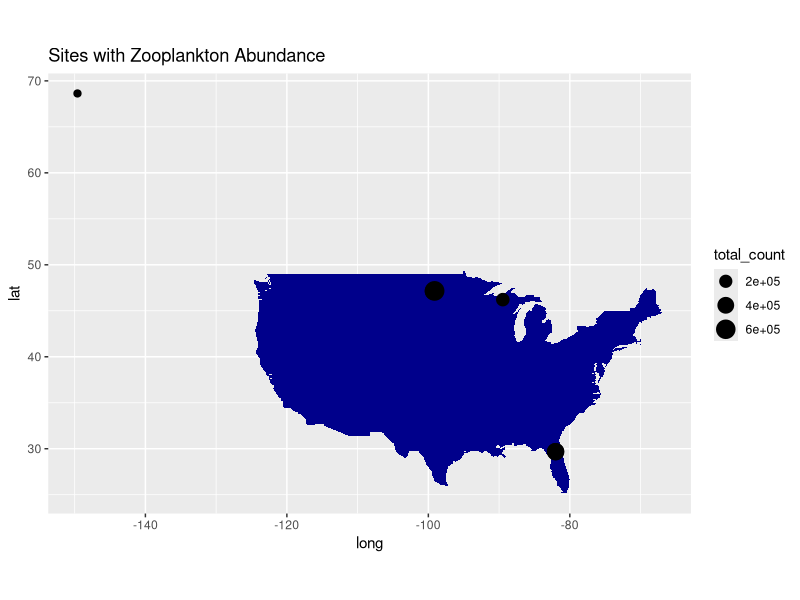
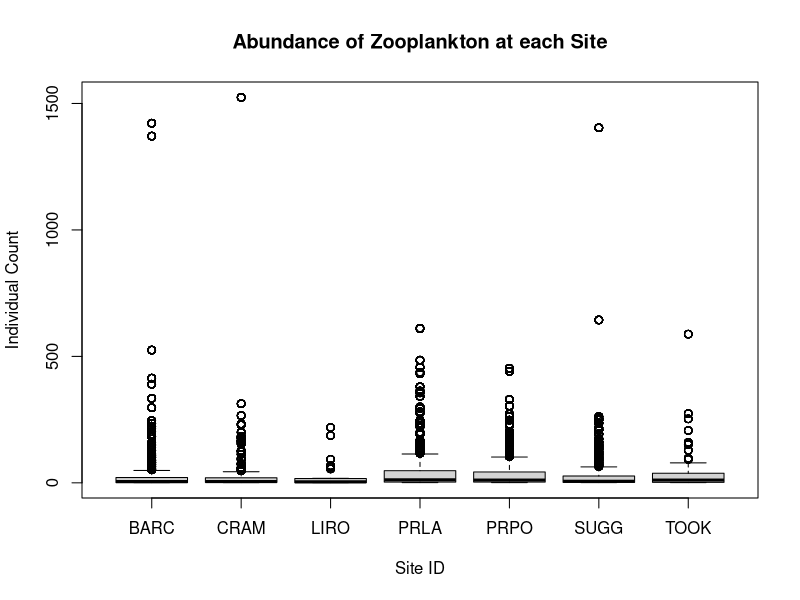
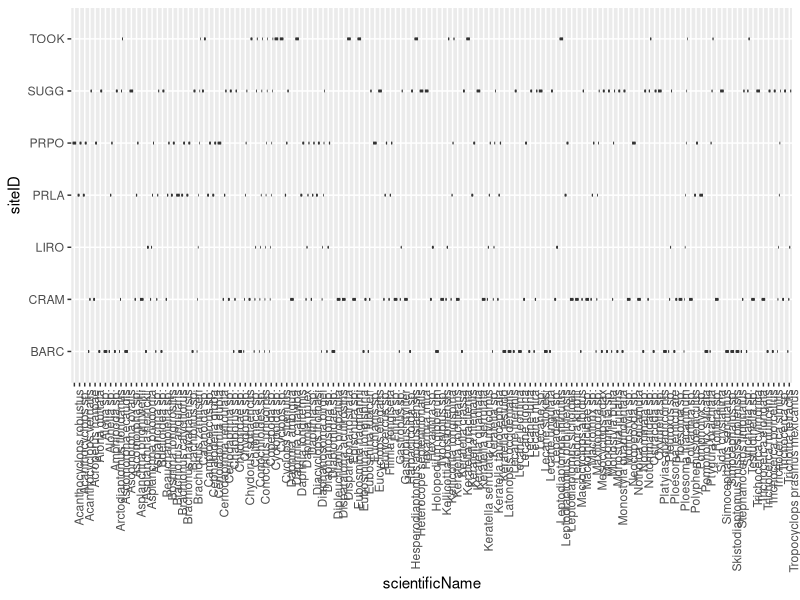
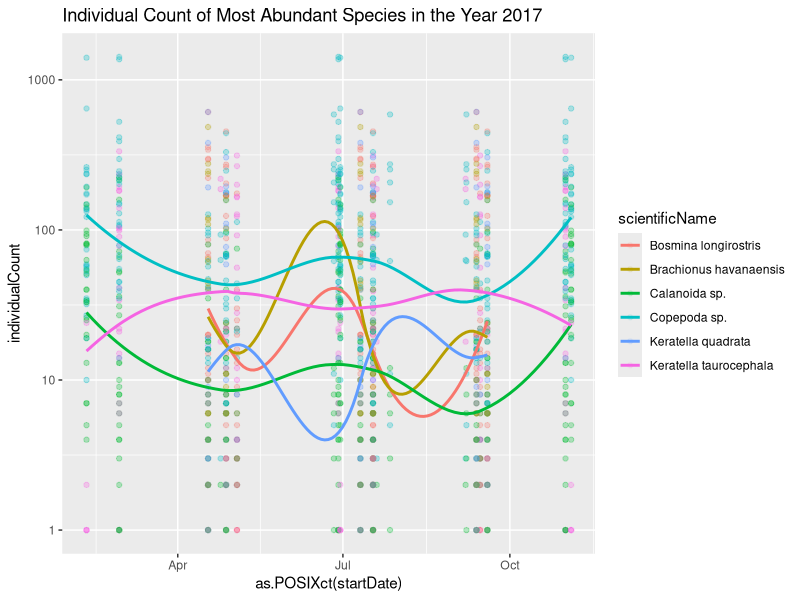
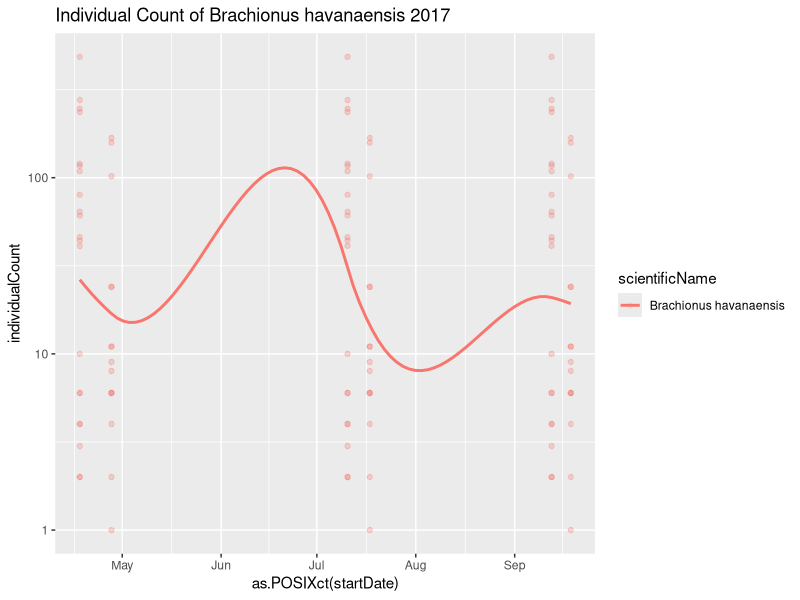
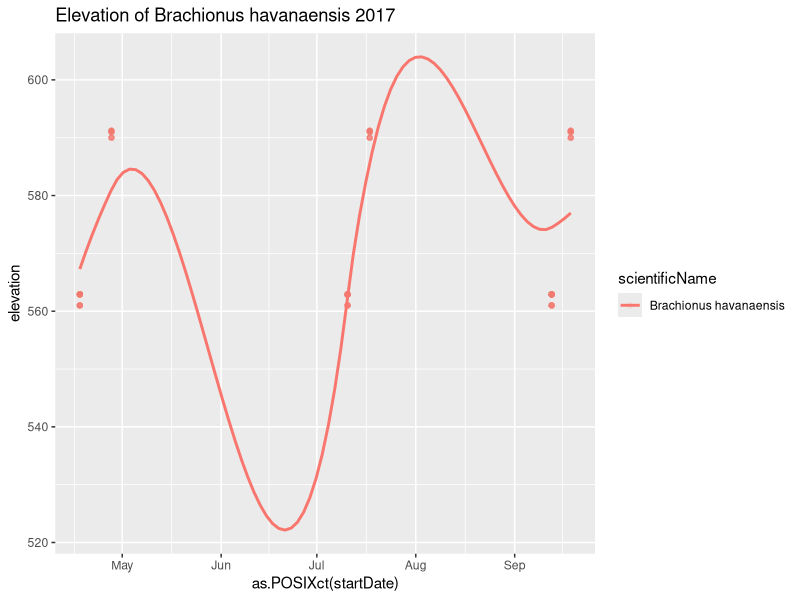
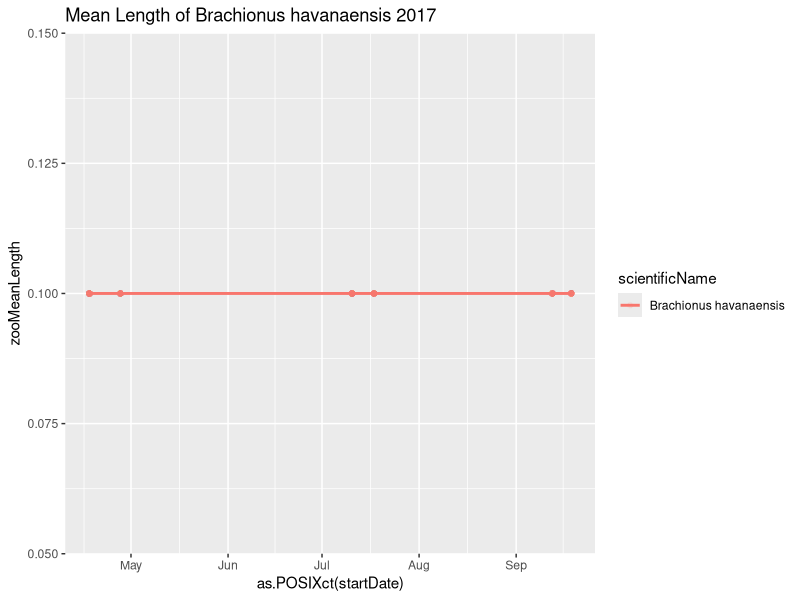

These figures' R source, in order:
## ---- chunk 1
knitr::opts_chunk$set(echo = TRUE)
## ---- chunk 2
# If you add any additional packages here, make sure they are
# also listed in the DESCRIPTION file
library("dplyr")
library("tidyr")
library("ggplot2")
library("readr")
library("lubridate")
## ---- chunk 3
# this is the information on location of zooplankton caught
zoo_data <- read_csv("filesToStack20219/stackedFiles/zoo_fieldData.csv")

# this is the info about the taxonomic identity of zooplankton found
zoo_tax <- read_csv("filesToStack20219/stackedFiles/zoo_taxonomyProcessed.csv")
## ---- chunk 4
# this is the combined data from two sets
zoo_all <- zoo_data %>%
  left_join(zoo_tax, by = "siteID")
## ---- chunk 5
usa_map <- map_data("usa")

points_with_lat_long <- zoo_all %>%
  filter(!is.na(decimalLatitude)) %>%
  filter(individualCount > 0) %>%
  group_by(siteID) %>%
  summarize(total_count = sum(individualCount),
            mean_lat = mean(decimalLatitude),
            mean_long = mean(decimalLongitude))

ggplot() +
  geom_polygon(data = usa_map,
               aes(x = long,
                   y = lat,
                   group = group),
               fill = "dark blue") +
  coord_fixed(1.3) +
  geom_point(data = points_with_lat_long,
           aes(x = mean_long,
               y = mean_lat,
               size = total_count)) +
  ggtitle("Sites with Zooplankton Abundance")
## ---- chunk 6
boxplot(individualCount ~ siteID, data = zoo_all,
        main = "Abundance of Zooplankton at each Site",
        xlab = "Site ID", ylab = "Individual Count")
## ---- chunk 7
zoo_all %>%
  filter(year(startDate) == 2017) %>%
ggplot(aes(x = scientificName,
           y = siteID)) +
  geom_boxplot() +
  theme(axis.text.x = element_text(angle = 90, hjust = 1))
## ---- chunk 8
most_abundant_spp <- zoo_all %>%
  group_by(scientificName) %>%
  summarize(sum_indiv = sum(individualCount, na.rm = TRUE)) %>%
  arrange(desc(sum_indiv)) %>%
  head() %>%
  pull(scientificName)
## ---- chunk 9
zoo_all %>%
  filter(scientificName %in% most_abundant_spp) %>%
  filter(year(startDate) == 2017) %>%
  ggplot(aes(x = as.POSIXct(startDate),
             y = individualCount,
             color = scientificName)) +
    geom_point(alpha = 0.1) +
    geom_smooth(method = "loess",
                se = FALSE) +
  scale_y_log10() +
  ggtitle("Individual Count of Most Abundant Species in the Year 2017")
## ---- chunk 10
zoo_all %>%
  filter(scientificName %in% most_abundant_spp) %>%
  filter(year(startDate) == 2017) %>%
  filter(scientificName == "Brachionus havanaensis") %>%
  ggplot(aes(x = as.POSIXct(startDate),
             y = individualCount,
             color = scientificName)) +
    geom_point(alpha = 0.1) +
    geom_smooth(method = "loess",
                se = FALSE) +
  scale_y_log10() +
  ggtitle("Individual Count of Brachionus havanaensis 2017")
## ---- chunk 11
zoo_all %>%
  #filter(scientificName %in% most_abundant_spp) %>%
  filter(year(startDate) == 2017) %>%
  filter(scientificName == "Brachionus havanaensis") %>%
  lm(individualCount ~ as.POSIXct(startDate), data = .) %>%
  summary()
## ---- chunk 12
zoo_all %>%
  filter(scientificName %in% most_abundant_spp) %>%
  filter(year(startDate) == 2017) %>%
  filter(scientificName == "Brachionus havanaensis") %>%
  ggplot(aes(x = as.POSIXct(startDate),
             y = elevation,
             color = scientificName)) +
    geom_point(alpha = 0.1) +
    geom_smooth(method = "loess",
                se = FALSE) +
  ggtitle("Elevation of Brachionus havanaensis 2017")
## ---- chunk 13
zoo_all %>%
  #filter(scientificName %in% most_abundant_spp) %>%
  filter(year(startDate) == 2017) %>%
  filter(scientificName == "Brachionus havanaensis") %>%
  lm(individualCount ~ elevation, data = .) %>%
  summary()
## ---- chunk 14
zoo_all %>%
  filter(scientificName %in% most_abundant_spp) %>%
  filter(year(startDate) == 2017) %>%
  filter(scientificName == "Brachionus havanaensis") %>%
  ggplot(aes(x = as.POSIXct(startDate),
             y = zooMeanLength,
             color = scientificName)) +
    geom_point(alpha = 0.1) +
    geom_smooth(method = "loess",
                se = FALSE) +
  ggtitle("Mean Length of Brachionus havanaensis 2017")
